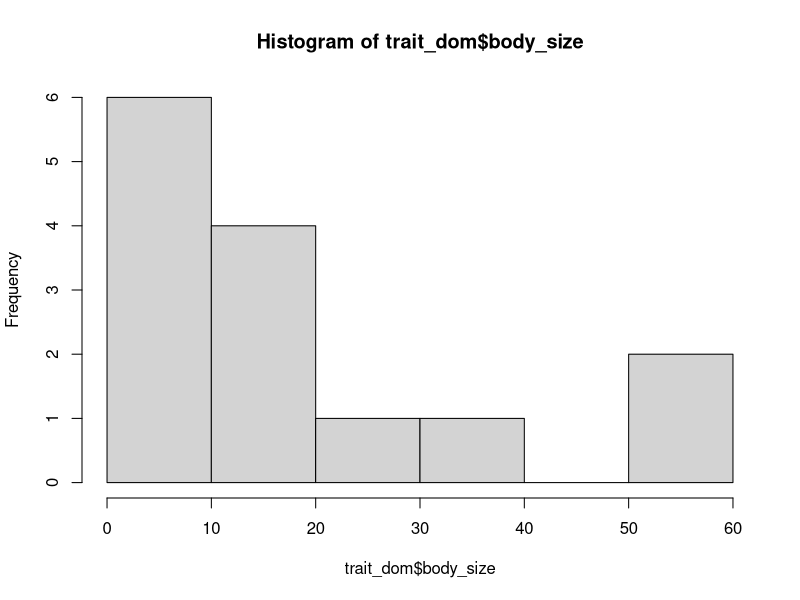
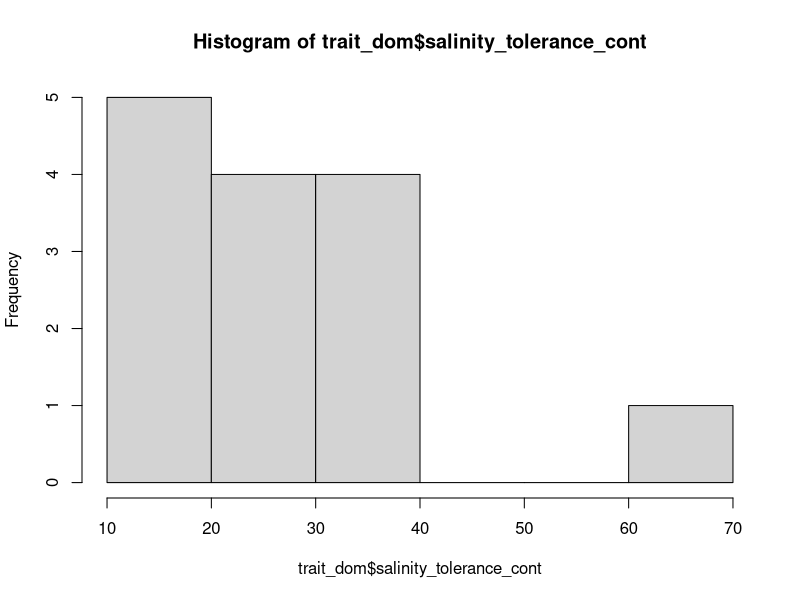

Source code (R) for these figures, in order: (Note: this script raises an error after producing the figures.)
#Drought traits project
#Benthic inverts
#Abundances of taxa and distributions of traits

#to do list
#look at data by wet/dry periods

#packages
library(tidyverse)

#read in data------------------

#abundances for the non-rare taxa (n=64) by station and month
abund5 <- read_csv("./benthic/data_output/benthic_common5_abundances.csv")

#trait data for the dominant (n=14) taxa
trait_dom <- read_csv("./benthic/data_output/traits/benthic_dom_table_q.csv")

#environmental variables
env <- read_csv("./drought_variables/drought_variables.csv")

#format trait data------------------

#histogram of body size
hist(trait_dom$body_size)
#group into bins of 10 mm

#histogram of salinity tolerance
hist(trait_dom$salinity_tolerance_cont)
#group into bins of 10 PSU
#reconsider value for Cyprideis

trait <- trait_dom %>% 
  #bin continuous predictors
  mutate(
    body_size_cat = as.factor(case_when(body_size <= 10 ~ 1
                              ,body_size <= 20 ~ 2
                              ,body_size <= 30 ~ 3
                              ,body_size <= 40 ~ 4
                              ,body_size <= 50 ~ 5
                              ,body_size > 50 ~ 6
    ))
    ,salinity_tolerance_cat = as.factor(case_when(salinity_tolerance_cont <= 10 ~ 1
                               ,salinity_tolerance_cont <= 20 ~ 2
                               ,salinity_tolerance_cont <= 30 ~ 3
                               ,salinity_tolerance_cont <= 40 ~ 4
                               ,salinity_tolerance_cont <= 50 ~ 5
                               ,salinity_tolerance_cont <= 60 ~ 6
                               ,salinity_tolerance_cont > 60 ~ 7
    )),.after = salinity_tolerance_cont
    ,across(organism_code:native,as.factor)
  ) %>% 
  #drop original continuous data columns
  select(-c(body_size,salinity_tolerance_cont)) %>% 
  glimpse()
#probably should make all these columns factors


#Summarize abundances---------------

#format abundance data
abund5s <- abund5 %>% 
  mutate(
    #add season column
    season = as.factor(
      case_when(month==12 | month==1 | month==2 ~ "w"
                       ,month==3 | month==4 | month==5 ~ "sp"
                       ,month==6 | month==7 | month==8 ~ "su"
                       ,month==9 | month==10 | month==11 ~ "f"
    )),.after = month
    #add era column (1981-1986 (6), 1987-2000 (14),2001-2021 (21))
    ,era = case_when(year_adjusted < 1987 ~ 1
                     ,year_adjusted > 1986 & year_adjusted < 2001 ~ 2
                     ,year_adjusted > 2000 ~ 3
                     )
    ,organism_code = as.factor(organism_code)
  ) %>% 
  glimpse()

#create list of dominant taxa codes to use for filtering
dom_codes <- traits %>% 
  pull(organism_code)

#filter to only include the 14 dominant taxa 
abund_dom <- abund5s %>% 
  filter(organism_code %in% dom_codes) 

#how many unique taxa remaining?
taxa_remaining <- unique(abund_dom$organism_code)
#14 as expected

#summarize abundances by station, season, year
abund_dom_stn_seas <- abund_dom %>% 
  group_by(station_code,year_adjusted, season, organism_code) %>% 
  summarise(cpue = mean(mean_cpue),.groups ='drop')

#summarize abundances by station and year
abund_dom_stn_yr <- abund_dom %>% 
  group_by(station_code,year_adjusted, organism_code) %>% 
  summarise(cpue = mean(mean_cpue),.groups ='drop')

#summarize abundances by season and year
abund_dom_seas_yr <- abund_dom %>% 
  group_by(season,year_adjusted, organism_code) %>% 
  summarise(cpue = mean(mean_cpue),.groups ='drop') %>% 
  glimpse()

#summarize abundances by year
abund_dom_yr <- abund_dom %>% 
  group_by(year_adjusted, organism_code) %>% 
  summarise(cpue = mean(mean_cpue),.groups ='drop') %>% 
  glimpse()

#summarize abundances by era
abund_dom_era <- abund_dom %>% 
  #calculate mean across stations within months
  group_by(month,year_adjusted,era,organism_code) %>% 
  summarise(cpue = mean(mean_cpue)) %>% 
  #calculate mean across months within year
  group_by(year_adjusted,era,organism_code) %>% 
  summarise(cpue = mean(cpue)) %>% 
  #calculate mean across years within era
  group_by(era, organism_code) %>% 
  summarise(cpue = mean(cpue),.groups ='drop') %>% 
  #add trait data
  left_join(trait) %>%
  glimpse()

abund_dom_era_trait <- abund_dom_era %>% 
  #convert wide to long
  pivot_longer(cols = c(armoring:native),names_to = "trait", values_to = "score") %>%
  #calculate total abundance by trait value for each era
  group_by(era,trait,score) %>% 
  summarize(t_cpue = sum(cpue),.groups = 'drop') %>% 
  glimpse()


#Plot abundance time series------------------------------

#stacked bar plot showing composition for the three eras
(plot_abund_era <- ggplot(abund_dom_era, aes(x = era, y = cpue, fill = name))+
   geom_bar(stat = "identity", color = "black")
)
#lowest abundances in 2nd era
#major drop in A. stimpsoni
#shift from Corbicula to Potamocorbula
#increase in Gammarus, Sinocorophium, V. angustipenis

#stacked bar plot by year
(plot_abund_yr <- ggplot(abund_dom_yr, aes(x = year_adjusted, y = cpue, fill = organism_code))+
   geom_bar(stat = "identity", color = "black")
 )

#stacked bar plot by season and year
(plot_abund_seas_yr <- ggplot(abund_dom_seas_yr, aes(x = year_adjusted, y = cpue, fill = organism_code))+
    geom_bar(stat = "identity", color = "black")+
    facet_grid(season~.)
)

#stacked bar plot by station and year
(plot_abund_stn_yr <- ggplot(abund_dom_stn_yr, aes(x = year_adjusted, y = cpue, fill = organism_code))+
    geom_bar(stat = "identity", color = "black")+
    facet_grid(station_code~.)
)

#Plot trait distributions------------------------
#reference intro dates of non-natives; many occurred during this time series
#consider splitting each era into wet/day

#summarize trait abundances by era

#armoring:stacked bar plot showing composition for the three eras
(plot_era_armoring <- abund_dom_era_trait %>% 
   filter(trait=="armoring") %>% 
   ggplot(aes(x = era, y = t_cpue, fill = score))+
    geom_bar(stat = "identity", position = "fill") +
    ggtitle("armoring")
)
#shift to more N at cost of P
#surprising there isn't big increase in G but probably because just shifted from corbicula to potamocorbula

#dispersal:stacked bar plot showing composition for the three eras
(plot_era_dispersal <- abund_dom_era_trait %>% 
    filter(trait=="dispersal") %>% 
    ggplot(aes(x = era, y = t_cpue, fill = score))+
    geom_bar(stat = "identity", position = "fill") +
    ggtitle("dispersal")
)
#mostly decrease in P (Corbicula only) and increase in A (Potamocorbula and others)

#habit:stacked bar plot showing composition for the three eras
(plot_era_habit <- abund_dom_era_trait %>% 
    filter(trait=="habit") %>% 
    ggplot(aes(x = era, y = t_cpue, fill = score))+
    geom_bar(stat = "identity", position = "fill") +
    ggtitle("habit")
)
#decrease in T; increase in B and S

#reproduction:stacked bar plot showing composition for the three eras
(plot_era_reproduction <- abund_dom_era_trait %>% 
    filter(trait=="reproduction") %>% 
    ggplot(aes(x = era, y = t_cpue, fill = score))+
    geom_bar(stat = "identity", position = "fill") +
    ggtitle("reproduction")
)
#little change; A is just one taxon

#body_size_cat:stacked bar plot showing composition for the three eras
(plot_era_body_size_cat <- abund_dom_era_trait %>% 
    filter(trait=="body_size_cat") %>% 
    ggplot(aes(x = era, y = t_cpue, fill = score))+
    geom_bar(stat = "identity", position = "fill") +
    ggtitle("body_size_cat")
)
#decrease in 1 and 6 (probably mostly Corbicula), increase in 2 and 3 (only potamocorbula)
#4 is just Bothrioneurum


#salinity_tolerance_cat:stacked bar plot showing composition for the three eras
(plot_era_salinity_tolerance_cat <- abund_dom_era_trait %>% 
    filter(trait=="salinity_tolerance_cat") %>% 
    ggplot(aes(x = era, y = t_cpue, fill = score))+
    geom_bar(stat = "identity", position = "fill") +
    ggtitle("salinity_tolerance_cat")
)
#increase in 3 at cost to 4; neither clam is a 3
#reconsider the 7 for Cyprideis

#trophic_habit:stacked bar plot showing composition for the three eras
(plot_era_trophic_habit <- abund_dom_era_trait %>% 
    filter(trait=="trophic_habit") %>% 
    ggplot(aes(x = era, y = t_cpue, fill = score))+
    geom_bar(stat = "identity", position = "fill") +
    ggtitle("trophic_habit")
)
#decrease in CG; increase in CF and S; note that S is one species

#voltinism:stacked bar plot showing composition for the three eras
(plot_era_voltinism <- abund_dom_era_trait %>% 
    filter(trait=="voltinism") %>% 
    ggplot(aes(x = era, y = t_cpue, fill = score))+
    geom_bar(stat = "identity", position = "fill") +
    ggtitle("voltinism")
)
#more univoltine after clams; interesting because both clams multivoltine

#native:stacked bar plot showing composition for the three eras
(plot_era_native <- abund_dom_era_trait %>% 
    filter(trait=="native") %>% 
    ggplot(aes(x = era, y = t_cpue, fill = score))+
    geom_bar(stat = "identity", position = "fill") +
    ggtitle("native")
)
#large increase in proportion of non-natives through time





#maybe get help from Dave on this
#refer back to other examples using the purrr package



